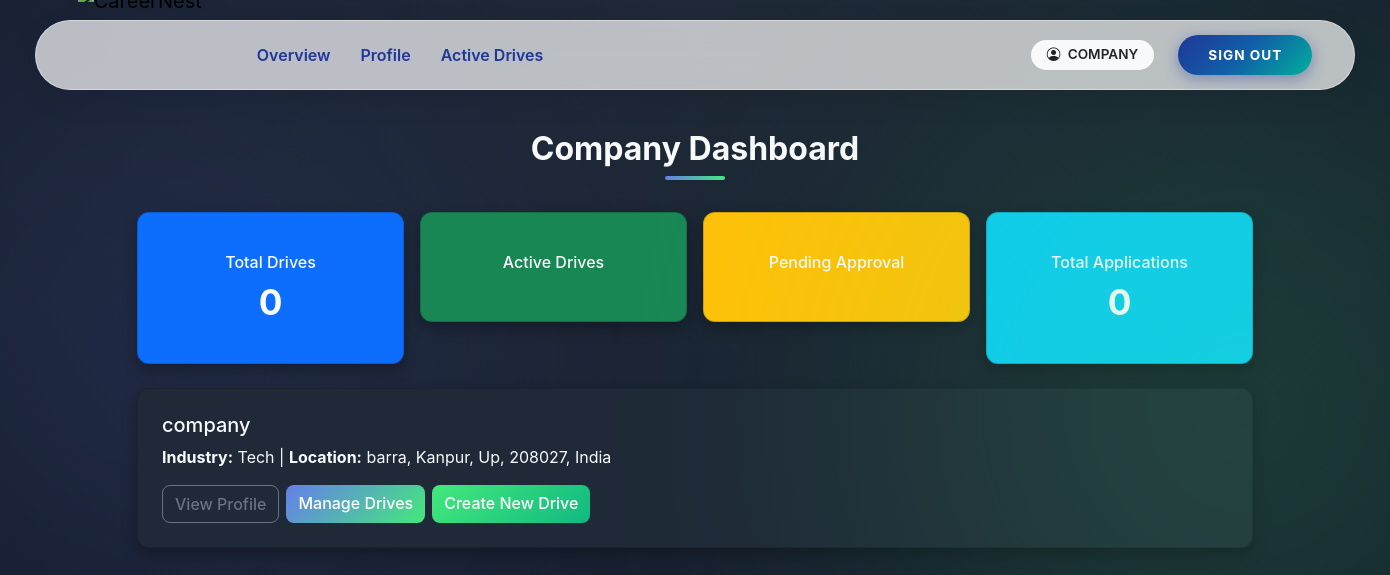
The app's page /company/dashboard (signed in) with its own data.
### app/models.py (models this page shows, shortened)
class User(UserMixin, db.Model):
    __tablename__ = "users"
    user_id = db.Column(db.Integer, primary_key=True)
    email = db.Column(db.String(120), unique=True, nullable=False)
    password_hash = db.Column(db.String(255), nullable=False)
    role = db.Column(db.String(20), nullable=False)
    is_active = db.Column(db.Boolean, default=True)
    is_approved = db.Column(db.Boolean, default=False)
    is_blacklisted = db.Column(db.Boolean, default=False)
    created_at = db.Column(db.DateTime, default=datetime.utcnow)
    student = db.relationship(
        "Student",
        back_populates="user",
        uselist=False,
        cascade="all, delete-orphan"
    )
    company = db.relationship(
        "Company",
        back_populates="user",
        uselist=False,
        cascade="all, delete-orphan"
    )
    admin = db.relationship(
        "Admin",
        back_populates="user",
        uselist=False,
        cascade="all, delete-orphan"
    )

class Company(db.Model):
    __tablename__ = "companies"
    user_id = db.Column(
        db.Integer,
        db.ForeignKey("users.user_id", ondelete="CASCADE"),
        primary_key=True
    )
    company_name = db.Column(db.String(150), nullable=False)
    industry = db.Column(db.String(100))
    location = db.Column(db.String(200))
    website = db.Column(db.String(200))
    contact_person = db.Column(db.String(100))
    contact_phone = db.Column(db.String(20))
    description = db.Column(db.Text)
    user = db.relationship("User", back_populates="company")
    drives = db.relationship(
        "PlacementDrive",
        back_populates="company",
        cascade="all, delete-orphan"
    )

### app/company/routes.py (the view)
@company_bp.route('/dashboard')
@login_required
@role_required('company')
def dashboard():
    profile = get_company_profile()
    if not profile:
        flash('Profile not found.', 'danger')
        return redirect(url_for('auth.logout'))
    drives = PlacementDrive.query.filter_by(company_id=profile.user_id).all()
    total_apps = Application.query.join(PlacementDrive).filter(
        PlacementDrive.company_id == profile.user_id
    ).count()
    stats = {
        'total_drives': len(drives),
        'total_applications': total_apps
    }
    return render_template(
        'company/dashboard.html',
        profile=profile,
        drives=drives,
        stats=stats
    )

### app/company/routes.py (called while the page is built)
def get_company_profile():
    return Company.query.filter_by(user_id=current_user.user_id).first()

### app/utils.py (called while the page is built)
def role_required(required_role):
    def decorator(f):
        @wraps(f)
        def decorated_function(*args, **kwargs):
            if not current_user.is_authenticated:
                abort(401)
            if current_user.role != required_role:
                abort(403)
            if required_role in ["student", "company"] and not current_user.is_approved:
                abort(403)
            if current_user.is_blacklisted:
                abort(403)
            return f(*args, **kwargs)
        return decorated_function
    return decorator

### app/templates/company/dashboard.html (shortened to what this page needs)
{% extends 'base.html' %}
{% block content %}
<h2>Company Dashboard</h2>
<div class="row g-3 mb-4">
  <div class="col-md-3">
    <div class="card text-bg-primary">
      <div class="card-body">
        <h6 class="card-title">Total Drives</h6>
        <p class="card-text display-6">{{ stats.total_drives }}</p>
      </div>
    </div>
  </div>
  <div class="col-md-3">
    <div class="card text-bg-success">
      <div class="card-body">
        <h6 class="card-title">Active Drives</h6>
      </div>
    </div>
  </div>
  <div class="col-md-3">
    <div class="card text-bg-warning">
      <div class="card-body">
        <h6 class="card-title">Pending Approval</h6>
      </div>
    </div>
  </div>
  <div class="col-md-3">
    <div class="card text-bg-info">
      <div class="card-body">
        <h6 class="card-title">Total Applications</h6>
        <p class="card-text display-6">{{ stats.total_applications }}</p>
      </div>
    </div>
  </div>
</div>
<div class="card mb-3">
  <div class="card-body">
    <h5 class="card-title">{{ profile.company_name if profile else current_user.email }}</h5>
    <p class="card-text">
      {% if profile %}
      <strong>Industry:</strong> {{ profile.industry or 'N/A' }} |
      <strong>Location:</strong> {{ profile.location or 'N/A' }}
      {% endif %}
    </p>
    <div class="btn-group">
      <a href="{{ url_for('company.profile') }}" class="btn btn-outline-secondary">View Profile</a>
      {% if current_user.is_approved %}
      <a href="{{ url_for('company.drives') }}" class="btn btn-primary">Manage Drives</a>
      <a href="{{ url_for('company.create_drive') }}" class="btn btn-success">Create New Drive</a>
      {% endif %}
    </div>
  </div>
</div>
{% endblock %}

### app/templates/base.html (shortened to what this page needs)
<!DOCTYPE html>
<html lang="en">
<head>
    <link href="https://cdn.jsdelivr.net/npm/bootstrap@5.3.2/dist/css/bootstrap.min.css" rel="stylesheet">
    <link rel="stylesheet" href="https://cdn.jsdelivr.net/npm/bootstrap-icons@1.10.5/font/bootstrap-icons.css">
</head>
<body>
    <div class="toast-container position-fixed top-0 end-0 p-3">
    </div>
    <header class="navbar-container">
        <nav class="navbar navbar-expand-lg navbar-island">
            <div class="container-fluid">
                <a class="navbar-brand " href="/">
                    <img src="{{ url_for('static', filename='img/CareerLogo.png') }}" alt="CareerNest">
                </a>
                <div class="collapse navbar-collapse" id="navMain">
                    <ul class="navbar-nav me-auto mb-2 mb-lg-0 ms-lg-4">
                        {% if current_user.is_authenticated %}
                        {% if current_user.role == 'admin' %}
                        <li class="nav-item"><a class="nav-link" href="{{ url_for('admin.dashboard') }}">Dashboard
                                Center</a></li>
                        <li class="nav-item"><a class="nav-link" href="{{ url_for('admin.students') }}">Students</a>
                        </li>
                        <li class="nav-item"><a class="nav-link" href="{{ url_for('admin.companies') }}">Companies</a>
                        </li>
                        <li class="nav-item"><a class="nav-link" href="{{ url_for('admin.drives') }}">Drives</a>
                        </li>
                        <li class="nav-item"><a class="nav-link"
                                href="{{ url_for('admin.applications') }}">Applications</a>
                        </li>
                        {% elif current_user.role == 'company' %}
                        <li class="nav-item"><a class="nav-link" href="{{ url_for('company.dashboard') }}">Overview</a>
                        </li>
                        <li class="nav-item"><a class="nav-link" href="{{ url_for('company.profile') }}">Profile</a>
                        </li>
                        <li class="nav-item"><a class="nav-link" href="{{ url_for('company.drives') }}">Active
                                Drives</a></li>
                        {% endif %}
                        {% else %}
                        <li class="nav-item"><a class="nav-link" href="/">Home</a></li>
                        {% endif %}
                    </ul>
                    <div class="d-flex flex-column flex-lg-row align-items-center">
                        {% if not current_user.is_authenticated %}
                        <a href="{{ url_for('auth.student_register') }}" class="btn btn-creative btn-student">Student
                            Join</a>
                        <a href="{{ url_for('auth.company_register') }}" class="btn btn-creative btn-student">Company
                            Join</a>
                        <a href="{{ url_for('auth.login') }}" class="btn btn-creative btn-login">Login</a>
                        {% else %}
                        <span class="badge rounded-pill bg-light text-dark px-3 py-2 me-3 d-none d-lg-block">
                            <i class="bi bi-person-circle me-1"></i> {{ current_user.role|upper }}
                        </span>
                        <a href="{{ url_for('auth.logout') }}" class="btn btn-creative btn-login">Sign Out</a>
                        {% endif %}
                    </div>
                </div>
            </div>
        </nav>
    </header>
    <main class="container page-content">
        {% block content %}{% endblock %}
    </main>
</body>
</html>

### app/templates/company/dashboard.html (style rules this page uses)
.card .card-title, .card .card-text { color: #f9fafb; }
.card .btn-group .btn { margin-right: 0.5rem; }
.card .btn-group .btn:last-child { margin-right: 0; }
.card-body { padding: 1.5rem; }
body { font-family: 'Inter', sans-serif; background: radial-gradient(circle at top, #1f2937 0%, #111827 100%); color: #f9fafb; }
h2 { font-size: 2rem; font-weight: 700; text-align: center; margin-bottom: 2rem; position: relative; }
h2::after { content: ''; display: block; width: 60px; height: 4px; margin: 0.5rem auto 0 auto; border-radius: 2px; background: linear-gradient(90deg, #667eea, #43e97b); }
.row.g-3 .card { border-radius: 12px; box-shadow: 0 6px 15px rgba(0,0,0,0.3); text-align: center; padding: 1rem; color: #fff; transition: transform 0.3s, box-shadow 0.3s; }
.card .display-6 { font-weight: 700; font-size: 2.2rem; }
.card.mb-3 { border-radius: 12px; box-shadow: 0 6px 15px rgba(0,0,0,0.3); background: #1f2937; }
.card.mb-3 .btn-group .btn { border-radius: 8px; font-weight: 500; transition: transform 0.3s, box-shadow 0.3s; }
.badge { font-weight: 600; font-size: 0.85rem; padding: 0.45em 0.65em; border-radius: 8px; }
.btn-primary { background: linear-gradient(135deg, #667eea, #43e97b); border: none; color: #fff; font-weight: 600; transition: transform 0.3s, box-shadow 0.3s; }
.btn-success { background: linear-gradient(135deg, #43e97b, #10b981); border: none; color: #fff; font-weight: 600; }
.btn-outline-secondary { border-color: #6b7280; color: #6b7280; }
body::before, body::after { content: ''; position: absolute; border-radius: 50%; filter: blur(150px); opacity: 0.15; z-index: 0; }
body::before { width: 600px; height: 600px; background: #667eea; top: 5%; left: -10%; }
body::after { width: 700px; height: 700px; background: #43e97b; bottom: 5%; right: -15%; }

### records on screen
User: role "COMPANY"
Company: company_name "company", industry "Tech", location "barra, Kanpur, Up, 208027, India"

### other values on screen
{{ stats.total_drives }} "0"
{{ stats.total_applications }} "0"
